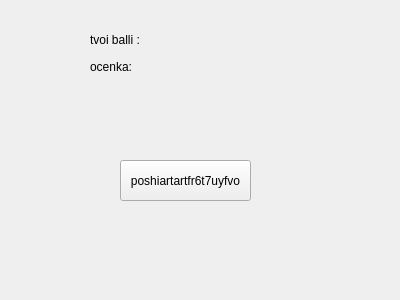
<?xml version="1.0" encoding="UTF-8"?>
<ui version="4.0">
 <class>Form</class>
 <widget class="QWidget" name="Form">
  <property name="geometry">
   <rect>
    <x>0</x>
    <y>0</y>
    <width>400</width>
    <height>300</height>
   </rect>
  </property>
  <property name="windowTitle">
   <string>Form</string>
  </property>
  <widget class="QStackedWidget" name="stackedWidget">
   <property name="geometry">
    <rect>
     <x>70</x>
     <y>10</y>
     <width>191</width>
     <height>221</height>
    </rect>
   </property>
   <property name="currentIndex">
    <number>7</number>
   </property>
   <widget class="QWidget" name="page">
    <widget class="QLabel" name="label">
     <property name="geometry">
      <rect>
       <x>10</x>
       <y>10</y>
       <width>71</width>
       <height>31</height>
      </rect>
     </property>
     <property name="text">
      <string>test</string>
     </property>
    </widget>
    <widget class="QPushButton" name="pushButton_2">
     <property name="geometry">
      <rect>
       <x>40</x>
       <y>130</y>
       <width>75</width>
       <height>23</height>
      </rect>
     </property>
     <property name="text">
      <string>nachat </string>
     </property>
    </widget>
   </widget>
   <widget class="QWidget" name="page_2">
    <widget class="QPushButton" name="pushButton">
     <property name="geometry">
      <rect>
       <x>50</x>
       <y>140</y>
       <width>75</width>
       <height>23</height>
      </rect>
     </property>
     <property name="text">
      <string>ghjljk;bnmn</string>
     </property>
    </widget>
    <widget class="QRadioButton" name="radioButton">
     <property name="geometry">
      <rect>
       <x>10</x>
       <y>110</y>
       <width>82</width>
       <height>17</height>
      </rect>
     </property>
     <property name="text">
      <string>chelovek</string>
     </property>
    </widget>
    <widget class="QRadioButton" name="radioButton_2">
     <property name="geometry">
      <rect>
       <x>10</x>
       <y>50</y>
       <width>82</width>
       <height>17</height>
      </rect>
     </property>
     <property name="text">
      <string>loh</string>
     </property>
    </widget>
    <widget class="QRadioButton" name="radioButton_3">
     <property name="geometry">
      <rect>
       <x>10</x>
       <y>80</y>
       <width>82</width>
       <height>17</height>
      </rect>
     </property>
     <property name="text">
      <string>adekvat</string>
     </property>
    </widget>
    <widget class="QLabel" name="label_2">
     <property name="geometry">
      <rect>
       <x>40</x>
       <y>20</y>
       <width>81</width>
       <height>16</height>
      </rect>
     </property>
     <property name="text">
      <string>maksim kto</string>
     </property>
    </widget>
   </widget>
   <widget class="QWidget" name="page_3">
    <widget class="QLabel" name="label_3">
     <property name="geometry">
      <rect>
       <x>40</x>
       <y>20</y>
       <width>71</width>
       <height>16</height>
      </rect>
     </property>
     <property name="text">
      <string>maksim kto</string>
     </property>
    </widget>
    <widget class="QRadioButton" name="radioButton_4">
     <property name="geometry">
      <rect>
       <x>40</x>
       <y>60</y>
       <width>82</width>
       <height>17</height>
      </rect>
     </property>
     <property name="text">
      <string>debil</string>
     </property>
    </widget>
    <widget class="QRadioButton" name="radioButton_5">
     <property name="geometry">
      <rect>
       <x>40</x>
       <y>90</y>
       <width>82</width>
       <height>17</height>
      </rect>
     </property>
     <property name="text">
      <string>muzhik</string>
     </property>
    </widget>
    <widget class="QRadioButton" name="radioButton_6">
     <property name="geometry">
      <rect>
       <x>50</x>
       <y>130</y>
       <width>82</width>
       <height>17</height>
      </rect>
     </property>
     <property name="text">
      <string>vsem privet</string>
     </property>
    </widget>
    <widget class="QPushButton" name="pushButton_3">
     <property name="geometry">
      <rect>
       <x>60</x>
       <y>170</y>
       <width>75</width>
       <height>23</height>
      </rect>
     </property>
     <property name="text">
      <string>ghjlkl;bnm</string>
     </property>
    </widget>
   </widget>
   <widget class="QWidget" name="page_4">
    <widget class="QPushButton" name="pushButton_4">
     <property name="geometry">
      <rect>
       <x>60</x>
       <y>170</y>
       <width>75</width>
       <height>23</height>
      </rect>
     </property>
     <property name="text">
      <string>ghjlk;bnm</string>
     </property>
    </widget>
    <widget class="QLabel" name="label_4">
     <property name="geometry">
      <rect>
       <x>60</x>
       <y>20</y>
       <width>47</width>
       <height>13</height>
      </rect>
     </property>
     <property name="text">
      <string>privet</string>
     </property>
    </widget>
    <widget class="QRadioButton" name="radioButton_7">
     <property name="geometry">
      <rect>
       <x>30</x>
       <y>40</y>
       <width>82</width>
       <height>17</height>
      </rect>
     </property>
     <property name="text">
      <string>privet</string>
     </property>
    </widget>
    <widget class="QRadioButton" name="radioButton_8">
     <property name="geometry">
      <rect>
       <x>30</x>
       <y>70</y>
       <width>82</width>
       <height>17</height>
      </rect>
     </property>
     <property name="text">
      <string>poka</string>
     </property>
    </widget>
    <widget class="QRadioButton" name="radioButton_9">
     <property name="geometry">
      <rect>
       <x>40</x>
       <y>120</y>
       <width>82</width>
       <height>17</height>
      </rect>
     </property>
     <property name="text">
      <string>';lpokjh</string>
     </property>
    </widget>
   </widget>
   <widget class="QWidget" name="page_5">
    <widget class="QLabel" name="label_5">
     <property name="geometry">
      <rect>
       <x>60</x>
       <y>20</y>
       <width>47</width>
       <height>13</height>
      </rect>
     </property>
     <property name="text">
      <string>yarick loh </string>
     </property>
    </widget>
    <widget class="QRadioButton" name="radioButton_10">
     <property name="geometry">
      <rect>
       <x>30</x>
       <y>40</y>
       <width>82</width>
       <height>17</height>
      </rect>
     </property>
     <property name="text">
      <string>net</string>
     </property>
    </widget>
    <widget class="QRadioButton" name="radioButton_11">
     <property name="geometry">
      <rect>
       <x>50</x>
       <y>100</y>
       <width>82</width>
       <height>17</height>
      </rect>
     </property>
     <property name="text">
      <string>net tipo</string>
     </property>
    </widget>
    <widget class="QRadioButton" name="radioButton_12">
     <property name="geometry">
      <rect>
       <x>70</x>
       <y>120</y>
       <width>82</width>
       <height>17</height>
      </rect>
     </property>
     <property name="text">
      <string>tupo.net</string>
     </property>
    </widget>
    <widget class="QPushButton" name="pushButton_5">
     <property name="geometry">
      <rect>
       <x>60</x>
       <y>170</y>
       <width>75</width>
       <height>23</height>
      </rect>
     </property>
     <property name="text">
      <string>next question</string>
     </property>
    </widget>
   </widget>
   <widget class="QWidget" name="page_6">
    <widget class="QLabel" name="label_6">
     <property name="geometry">
      <rect>
       <x>40</x>
       <y>20</y>
       <width>47</width>
       <height>13</height>
      </rect>
     </property>
     <property name="text">
      <string>kak dela</string>
     </property>
    </widget>
    <widget class="QRadioButton" name="radioButton_13">
     <property name="geometry">
      <rect>
       <x>30</x>
       <y>50</y>
       <width>82</width>
       <height>17</height>
      </rect>
     </property>
     <property name="text">
      <string>norm</string>
     </property>
    </widget>
    <widget class="QRadioButton" name="radioButton_14">
     <property name="geometry">
      <rect>
       <x>30</x>
       <y>80</y>
       <width>82</width>
       <height>17</height>
      </rect>
     </property>
     <property name="text">
      <string>ploho</string>
     </property>
    </widget>
    <widget class="QRadioButton" name="radioButton_15">
     <property name="geometry">
      <rect>
       <x>100</x>
       <y>60</y>
       <width>82</width>
       <height>17</height>
      </rect>
     </property>
     <property name="text">
      <string>greusoto</string>
     </property>
    </widget>
    <widget class="QPushButton" name="pushButton_6">
     <property name="geometry">
      <rect>
       <x>50</x>
       <y>150</y>
       <width>131</width>
       <height>23</height>
      </rect>
     </property>
     <property name="text">
      <string>sleduyshiy boprtools</string>
     </property>
    </widget>
   </widget>
   <widget class="QWidget" name="page_7">
    <widget class="QLabel" name="label_7">
     <property name="geometry">
      <rect>
       <x>60</x>
       <y>30</y>
       <width>101</width>
       <height>16</height>
      </rect>
     </property>
     <property name="text">
      <string>ip 24 26 b kto?</string>
     </property>
    </widget>
    <widget class="QRadioButton" name="radioButton_16">
     <property name="geometry">
      <rect>
       <x>50</x>
       <y>70</y>
       <width>82</width>
       <height>17</height>
      </rect>
     </property>
     <property name="text">
      <string>vonuchki</string>
     </property>
    </widget>
    <widget class="QPushButton" name="pushButton_7">
     <property name="geometry">
      <rect>
       <x>60</x>
       <y>140</y>
       <width>75</width>
       <height>23</height>
      </rect>
     </property>
     <property name="text">
      <string>koneec</string>
     </property>
    </widget>
   </widget>
   <widget class="QWidget" name="page_8">
    <widget class="QLabel" name="label_8">
     <property name="geometry">
      <rect>
       <x>20</x>
       <y>20</y>
       <width>131</width>
       <height>20</height>
      </rect>
     </property>
     <property name="text">
      <string>tvoi balli : </string>
     </property>
    </widget>
    <widget class="QLabel" name="label_9">
     <property name="geometry">
      <rect>
       <x>20</x>
       <y>50</y>
       <width>47</width>
       <height>13</height>
      </rect>
     </property>
     <property name="text">
      <string>ocenka:</string>
     </property>
    </widget>
    <widget class="QPushButton" name="pushButton_8">
     <property name="geometry">
      <rect>
       <x>50</x>
       <y>150</y>
       <width>131</width>
       <height>41</height>
      </rect>
     </property>
     <property name="text">
      <string>poshiartartfr6t7uyfvo</string>
     </property>
    </widget>
   </widget>
  </widget>
 </widget>
 <resources/>
 <connections/>
</ui>
